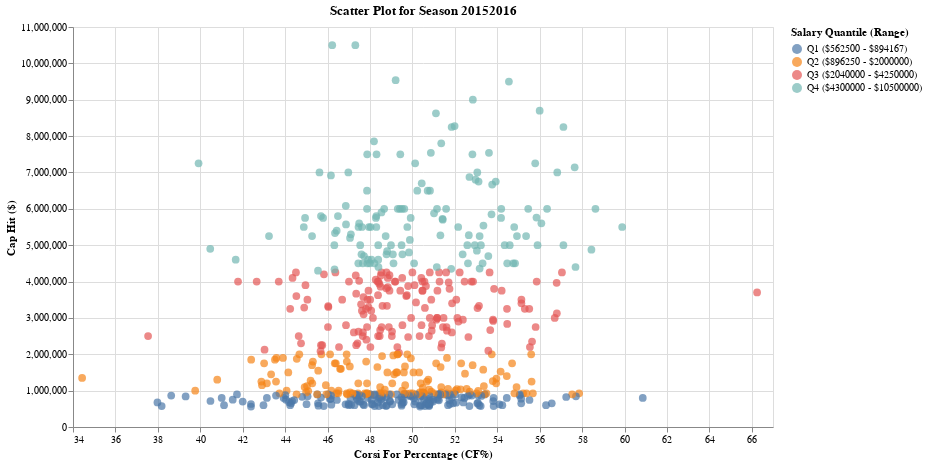

Notebook code for this chart:
### Code cell
import os

import altair as alt
import pandas as pd
from sqlalchemy import create_engine

from db_utils import get_db_engine, get_metadata

# Initialize database connection
engine = get_db_engine()

# Select the season you want to visualize
season = "20152016"

# Query the data for the selected season
query = f"""
SELECT "player_id", "capHit", "CF_Percent"
FROM public.aggregated_corsi_{season}
"""  # SQL query to fetch player ID, salary, and CF% for the selected season

# Fetch the data from the database
df = pd.read_sql(query, engine)

# Ensure the 'capHit' and 'CF_Percent' columns are numeric
df["capHit"] = pd.to_numeric(df["capHit"], errors="coerce")
df["CF_Percent"] = pd.to_numeric(df["CF_Percent"], errors="coerce")

# Remove any rows with missing data in either 'capHit' or 'CF_Percent'
df = df.dropna(subset=["capHit", "CF_Percent"])

# Compute salary quantiles ('Q1' to 'Q4') for the selected season based on 'capHit'
df["Salary_Quantile"] = pd.qcut(df["capHit"], 4, labels=["Q1", "Q2", "Q3", "Q4"])

# Compute the salary range (min and max) for each quantile
salary_ranges = (
    df.groupby("Salary_Quantile")["capHit"].agg(["min", "max"]).reset_index()
)

# Create a new column with formatted quantile labels that include the salary range
salary_ranges["quantile_label"] = salary_ranges.apply(
    lambda row: f"{row['Salary_Quantile']} (${row['min']:.0f} - ${row['max']:.0f})",
    axis=1,
)

# Merge the salary range labels back into the original dataframe
df = df.merge(
    salary_ranges[["Salary_Quantile", "quantile_label"]],
    on="Salary_Quantile",
    how="left",
)

# Calculate min, max, and mean CF_Percent for each salary quantile within the 20152016 season
quantile_stats = (
    df.groupby("Salary_Quantile")["CF_Percent"]
    .agg(["min", "max", "mean"])
    .reset_index()
)

# Pretty-print the CF_Percent stats DataFrame separately
print("CF_Percent Statistics (Min, Max, Mean) for each Salary Quantile:")
print(quantile_stats.to_string(index=False))  # Pretty print without index

# Create the scatter plot for the selected season
scatter_plot = (
    alt.Chart(df)
    .mark_circle(size=60)  # Size of the circles
    .encode(
        x=alt.X(
            "CF_Percent",
            title="Corsi For Percentage (CF%)",
            scale=alt.Scale(domain=[34, 67]),
        ),
        y=alt.Y("capHit", title="Cap Hit ($)"),  # Y-axis for capHit
        color=alt.Color(
            "quantile_label:N", title="Salary Quantile (Range)"
        ),  # Color points by Salary Quantile with ranges
        tooltip=[
            "player_id",
            "CF_Percent",
            "capHit",
            "quantile_label",
        ],  # Add player_id to the tooltip
    )
    .properties(title=f"Scatter Plot for Season {season}", width=700, height=400)
)

# Enable default rendering
alt.renderers.enable("default")

# Display the scatter plot
scatter_plot

### Figure 1 — Vega-Lite specification as saved in the notebook (floating-point values rounded to 4 significant figures; data arrays with more than 128 entries replaced by an {"elided": "..."} marker saying what was removed)
{"config": {"view": {"continuousWidth": 300, "continuousHeight": 300}}, "data": {"name": "data-0f60b929e54365eced0eb0fc7a92179e"}, "mark": {"type": "circle", "size": 60}, "encoding": {"color": {"field": "quantile_label", "title": "Salary Quantile (Range)", "type": "nominal"}, "tooltip": [{"field": "player_id", "type": "quantitative"}, {"field": "CF_Percent", "type": "quantitative"}, {"field": "capHit", "type": "quantitative"}, {"field": "quantile_label", "type": "nominal"}], "x": {"field": "CF_Percent", "scale": {"domain": [34, 67]}, "title": "Corsi For Percentage (CF%)", "type": "quantitative"}, "y": {"field": "capHit", "title": "Cap Hit ($)", "type": "quantitative"}}, "height": 400, "title": "Scatter Plot for Season 20152016", "width": 700, "$schema": "https://vega.github.io/schema/vega-lite/v5.20.1.json", "datasets": {"data-0f60b929e54365eced0eb0fc7a92179e": {"elided": "590 records"}}}
